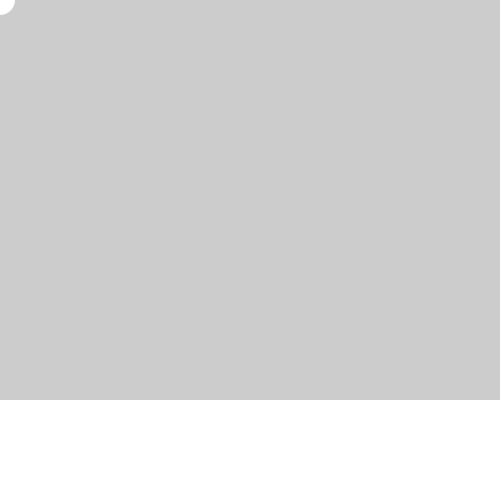
Frame 1 (no input)
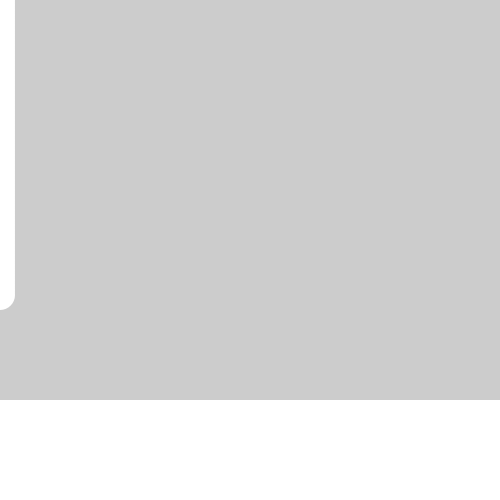
Frame 60 (the mouse pressed at the canvas centre just before this capture)
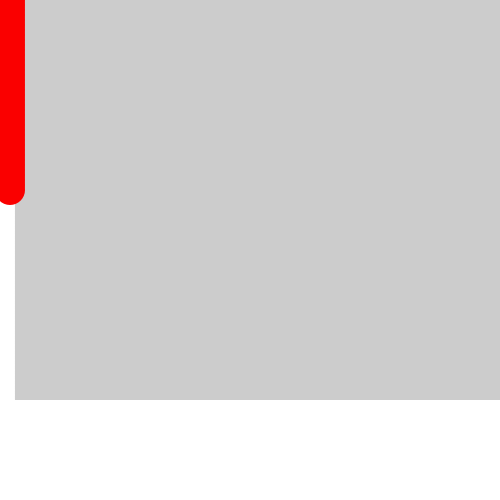
Frame 120 (the mouse held since frame 60 and released just before this capture)

The Processing sketch that drew these frames (run headless with seeded random() and noise(); from frame 60 on, the mouse is pressed at the canvas centre):

// Processing sketch: processing_177237
// ── processing_177237.pde


float x;
float ypos = 0;

float col = 0;

int count = 1;

void setup(){
  size(500, 500);
  smooth();
  noStroke();
  frameRate(400);
  fill(255);
  rect(0, 400, width, height-400);
  x = 0;
}

void draw(){
  el(x);
  if(x>width){
    x = 0;
    count++;
  }
   }

void el(float xpos){
  
  ellipse(xpos, ypos, 30, 30);
  col += 0.1;
  ypos+=5;
  
  if(ypos>500-count*100){
    rect(0, 400, width, height-400);
    ypos = 0;
    if(count%3 == 1){
    fill(250-x*0.5, 0, 0);
    x+=10;
    }else if(count%3 == 2){
      fill(0, 250-x*0.5, 0);
      x+=10;
    }else if(count%3== 0){
        fill(0, 0, 250-x*0.5);
        x+=10;
      }
  }
  
}

 
